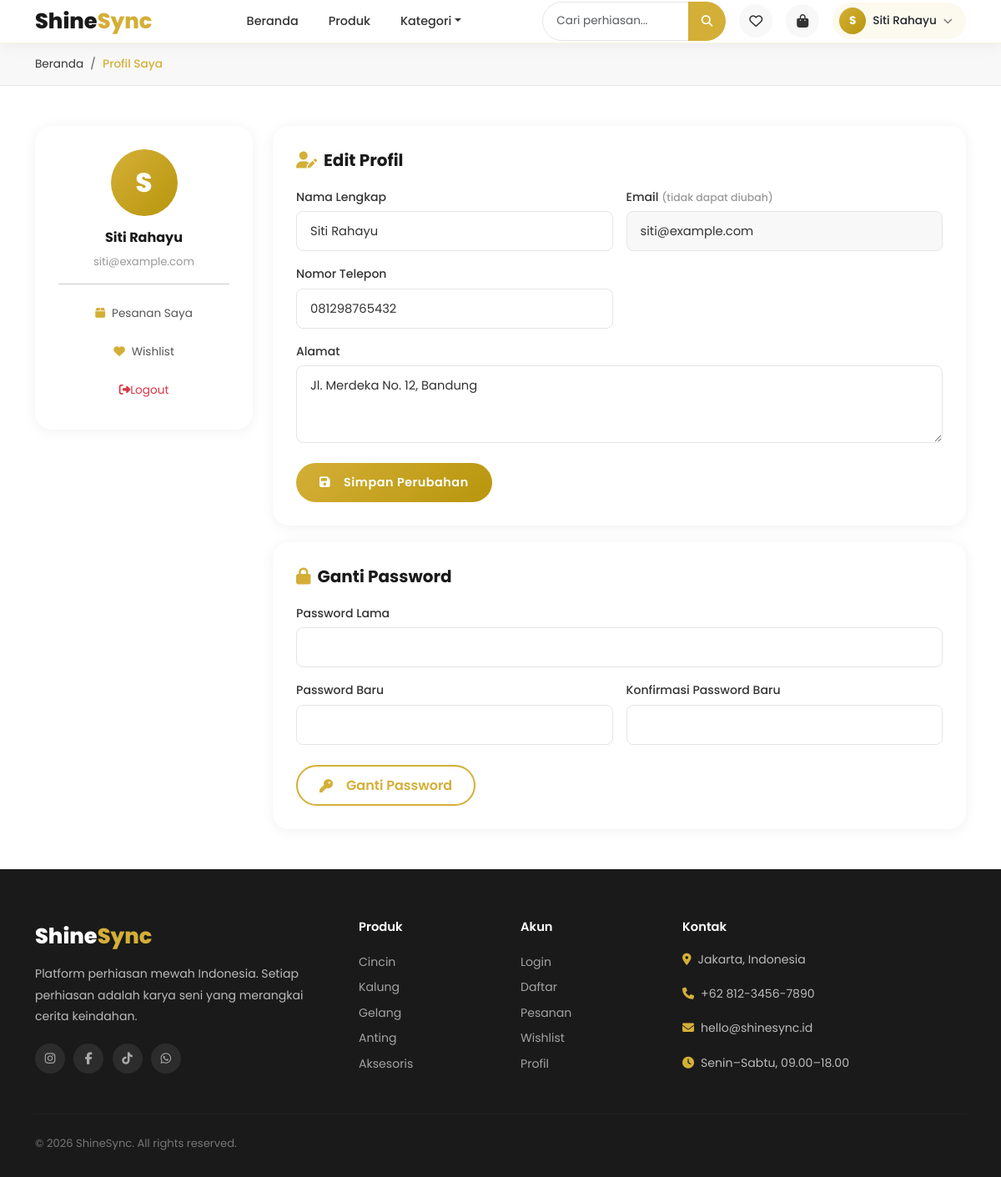
/profile (signed in), run on the app's committed database.
### tables this page shows
CREATE TABLE `users` (
  `id` int UNSIGNED NOT NULL,
  `name` varchar(100) NOT NULL,
  `email` varchar(150) NOT NULL,
  `password` varchar(255) NOT NULL,
  `phone` varchar(20) DEFAULT NULL,
  `address` text,
  `avatar` varchar(255) DEFAULT 'default.png',
  `role` enum('admin','customer') NOT NULL DEFAULT 'customer',
  `is_active` tinyint(1) NOT NULL DEFAULT '1',
  `created_at` timestamp NULL DEFAULT CURRENT_TIMESTAMP,
  `updated_at` timestamp NULL DEFAULT CURRENT_TIMESTAMP ON UPDATE CURRENT_TIMESTAMP
);

### app/core/Controller.php (called while the page is built, shortened)
<?php
class Controller
{
    protected function view(string $viewPath, array $data = []): void
    {
        extract($data);
        $file = __DIR__ . '/../views/' . $viewPath . '.php';
        require $file;
    }
}

### app/controllers/ProfileController.php (called while the page is built, shortened)
<?php
class ProfileController extends Controller
{
    private User $model;
    public function __construct() { parent::__construct(); $this->model = new User(); }
    public function index(): void
    {
        $user      = $this->model->findById(Session::get('user_id'));
        $this->view('customer/profile', compact('user', 'success', 'error', 'pageTitle'));
    }
}

### app/core/Database.php (called while the page is built, shortened)
<?php
class Database
{
    private static ?Database $instance = null;
    private mysqli $conn;
    private function __construct()
    {
        $this->conn = new mysqli(DB_HOST, DB_USER, DB_PASS, DB_NAME, DB_PORT);
        $this->conn->set_charset(DB_CHARSET);
    }
    public static function getInstance(): Database
    {
        if (self::$instance === null) {
            self::$instance = new self();
        }
        return self::$instance;
    }
    public function query(string $sql, array $params = []): array
    {
        if (empty($params)) {
            $result = $this->conn->query($sql);
            return $result->fetch_all(MYSQLI_ASSOC) ?: [];
        }
        $stmt = $this->prepare($sql, $params);
        $stmt->execute();
        $result = $stmt->get_result();
        return $result ? $result->fetch_all(MYSQLI_ASSOC) : [];
    }
    public function queryOne(string $sql, array $params = []): ?array
    {
        $rows = $this->query($sql, $params);
        return $rows[0] ?? null;
    }
    private function prepare(string $sql, array $params): mysqli_stmt
    {
        $stmt = $this->conn->prepare($sql);
        $types = '';
        foreach ($params as $p) {
            if (is_int($p))   $types .= 'i';
            elseif (is_float($p)) $types .= 'd';
            else $types .= 's';
        }
        $stmt->bind_param($types, ...$params);
        return $stmt;
    }
}

### app/core/Session.php (called while the page is built, shortened)
<?php
class Session
{
    public static function get(string $key, mixed $default = null): mixed
    {
        return $_SESSION[$key] ?? $default;
    }
}

### app/core/Model.php (called while the page is built, shortened)
<?php
class Model
{
    public function __construct()
    {
        $this->db = Database::getInstance();
    }
}

### app/models/User.php (called while the page is built, shortened)
<?php
class User extends Model
{
    public function findById(int $id): ?array
    {
        return $this->db->queryOne(
            "SELECT id, name, email, phone, address, avatar, role, is_active, created_at FROM users WHERE id = ?",
            [$id]
        );
    }
}

### app/views/customer/profile.php (the view)
<?php
include __DIR__ . '/../layouts/header.php';
?>
<div class="ss-breadcrumb"><div class="container">
  <nav><ol class="breadcrumb mb-0">
    <li class="breadcrumb-item"><a href="<?= APP_URL ?>">Beranda</a></li>
    <li class="breadcrumb-item active">Profil Saya</li>
  </ol></nav>
</div></div>
<section class="ss-section-sm">
  <div class="container">
    <div class="row g-4 justify-content-center">
      <div class="col-lg-3 col-md-4">
        <div style="background:#fff;border-radius:20px;padding:28px;box-shadow:0 2px 16px rgba(0,0,0,.06);text-align:center;">
          <div style="width:80px;height:80px;border-radius:50%;background:linear-gradient(135deg,#D4AF37,#B8960C);display:flex;align-items:center;justify-content:center;color:#fff;font-weight:800;font-size:2rem;margin:0 auto 16px;">
            <?= strtoupper(substr($user['name'],0,1)) ?>
          </div>
          <h6 style="font-weight:700;"><?= htmlspecialchars($user['name']) ?></h6>
          <p style="font-size:.82rem;color:#999;"><?= htmlspecialchars($user['email']) ?></p>
          <hr>
          <div class="d-flex flex-column gap-2">
            <a href="<?= APP_URL ?>/orders" style="font-size:.85rem;color:#555;text-decoration:none;padding:8px;border-radius:8px;transition:all .3s;" onmouseenter="this.style.background='rgba(212,175,55,.08)'" onmouseleave="this.style.background=''">
              <i class="fas fa-box me-2" style="color:#D4AF37;"></i>Pesanan Saya
            </a>
            <a href="<?= APP_URL ?>/wishlist" style="font-size:.85rem;color:#555;text-decoration:none;padding:8px;border-radius:8px;transition:all .3s;" onmouseenter="this.style.background='rgba(212,175,55,.08)'" onmouseleave="this.style.background=''">
              <i class="fas fa-heart me-2" style="color:#D4AF37;"></i>Wishlist
            </a>
            <a href="<?= APP_URL ?>/auth/logout" style="font-size:.85rem;color:#DC3545;text-decoration:none;padding:8px;border-radius:8px;">
              <i class="fas fa-sign-out-alt me-2;"></i>Logout
            </a>
          </div>
        </div>
      </div>
      <div class="col-lg-9 col-md-8">
        <div style="background:#fff;border-radius:20px;padding:28px;box-shadow:0 2px 16px rgba(0,0,0,.06);margin-bottom:20px;">
          <h5 style="font-weight:700;margin-bottom:20px;"><i class="fas fa-user-edit me-2" style="color:#D4AF37;"></i>Edit Profil</h5>
          <form method="POST" action="<?= APP_URL ?>/profile/update" enctype="multipart/form-data">
            <div class="row g-3">
              <div class="col-md-6">
                <label class="form-label">Nama Lengkap</label>
                <input type="text" name="name" class="form-control" value="<?= htmlspecialchars($user['name']) ?>" required>
              </div>
              <div class="col-md-6">
                <label class="form-label">Email <span style="color:#999;font-size:.78rem;">(tidak dapat diubah)</span></label>
                <input type="email" class="form-control" value="<?= htmlspecialchars($user['email']) ?>" disabled style="background:#F8F8F8;">
              </div>
              <div class="col-md-6">
                <label class="form-label">Nomor Telepon</label>
                <input type="tel" name="phone" class="form-control" value="<?= htmlspecialchars($user['phone']??'') ?>">
              </div>
              <div class="col-12">
                <label class="form-label">Alamat</label>
                <textarea name="address" class="form-control" rows="3"><?= htmlspecialchars($user['address']??'') ?></textarea>
              </div>
            </div>
            <button type="submit" class="btn-gold mt-4"><i class="fas fa-save me-2"></i>Simpan Perubahan</button>
          </form>
        </div>
        <div style="background:#fff;border-radius:20px;padding:28px;box-shadow:0 2px 16px rgba(0,0,0,.06);">
          <h5 style="font-weight:700;margin-bottom:20px;"><i class="fas fa-lock me-2" style="color:#D4AF37;"></i>Ganti Password</h5>
          <form method="POST" action="<?= APP_URL ?>/profile/change-password">
            <div class="row g-3">
              <div class="col-12">
                <label class="form-label">Password Lama</label>
                <input type="password" name="current_password" class="form-control" required>
              </div>
              <div class="col-md-6">
                <label class="form-label">Password Baru</label>
                <input type="password" name="new_password" class="form-control" required>
              </div>
              <div class="col-md-6">
                <label class="form-label">Konfirmasi Password Baru</label>
                <input type="password" name="confirm_password" class="form-control" required>
              </div>
            </div>
            <button type="submit" class="btn-outline-gold mt-4"><i class="fas fa-key me-2"></i>Ganti Password</button>
          </form>
        </div>
      </div>
    </div>
  </div>
</section>
<?php include __DIR__ . '/../layouts/footer.php'; ?>

### public/css/style.css (style rules this page uses)
:root { --gold: #D4AF37; --gold-light: #E8CC66; --gold-dark: #B8960C; --black: #1A1A1A; --dark: #2D2D2D; --white: #FFFFFF; --bg: #F8F8F8; --text: #333333; --text-muted: #777777; --border: #E5E5E5; --success: #28A745; --danger: #DC3545; --warning: #FFC107; --info: #17A2B8; --radius: 16px; --radius-sm: 8px; --radius-lg: 24px; --shadow: 0 4px 24px rgba(0, 0, 0, 0.08); --shadow-hover: 0 12px 40px rgba(212, 175, 55, 0.25); --shadow-card: 0 2px 16px rgba(0, 0, 0, 0.06); --transition: all 0.3s cubic-bezier(0.4, 0, 0.2, 1); --font: 'Poppins', sans-serif; }
*, *::before, *::after { box-sizing: border-box; margin: 0; padding: 0; }
html { scroll-behavior: smooth; }
html, body { max-width: 100%; overflow-x: hidden; }
body { font-family: var(--font); background-color: var(--white); color: var(--text); line-height: 1.6; -webkit-font-smoothing: antialiased; }
a { text-decoration: none; color: inherit; transition: var(--transition); }
h1, h2, h3, h4, h5, h6 { font-weight: 700; line-height: 1.3; color: var(--black); }
.btn-gold { background: linear-gradient(135deg, var(--gold), var(--gold-dark)); color: var(--white); border: none; padding: 12px 28px; border-radius: 50px; font-weight: 600; font-size: 0.9rem; letter-spacing: 0.5px; cursor: pointer; transition: var(--transition); display: inline-flex; align-items: center; justify-content: center; gap: 8px; text-align: center; white-space: normal; }
.btn-outline-gold { background: transparent; color: var(--gold); border: 2px solid var(--gold); padding: 10px 26px; border-radius: 50px; font-weight: 600; cursor: pointer; transition: var(--transition); display: inline-flex; align-items: center; justify-content: center; gap: 8px; text-align: center; white-space: normal; }
.form-control, .form-select { border: 1.5px solid var(--border); border-radius: var(--radius-sm); padding: 12px 16px; font-family: var(--font); font-size: 0.92rem; transition: var(--transition); background: var(--white); color: var(--text); }
.form-label { font-weight: 500; font-size: 0.88rem; color: var(--text); margin-bottom: 6px; display: block; }
.ss-section-sm { padding: 48px 0; }
.ss-breadcrumb { background: var(--bg); padding: 14px 0; border-bottom: 1px solid var(--border); }
.ss-breadcrumb .breadcrumb { margin: 0; font-size: 0.85rem; }
.ss-breadcrumb .breadcrumb-item+.breadcrumb-item::before { color: var(--text-muted); }
.ss-breadcrumb .breadcrumb-item.active { color: var(--gold); font-weight: 500; }

### data on the page
users: name "S", name "Siti Rahayu", email "siti@example.com", phone "081298765432", address "Jl. Merdeka No. 12, Bandung"

### other printed values
substr(Session::get('user_name','U'),0,1) "S"
Session::get('user_name') "Siti Rahayu"
